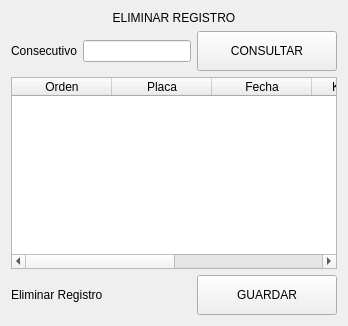
               <widget class="QWidget" name="page_eliminar">
                <layout class="QVBoxLayout" name="verticalLayout">
                 <item>
                  <widget class="QLabel" name="label_4">
                   <property name="text">
                    <string>ELIMINAR REGISTRO</string>
                   </property>
                   <property name="alignment">
                    <set>Qt::AlignCenter</set>
                   </property>
                  </widget>
                 </item>
                 <item>
                  <layout class="QHBoxLayout" name="horizontalLayout_10">
                   <item>
                    <widget class="QLabel" name="label_17">
                     <property name="text">
                      <string>Consecutivo</string>
                     </property>
                    </widget>
                   </item>
                   <item>
                    <widget class="QLineEdit" name="tBox_pgElim_Con"/>
                   </item>
                   <item>
                    <widget class="QPushButton" name="bt_pgElim_Con">
                     <property name="minimumSize">
                      <size>
                       <width>140</width>
                       <height>40</height>
                      </size>
                     </property>
                     <property name="text">
                      <string>CONSULTAR</string>
                     </property>
                    </widget>
                   </item>
                  </layout>
                 </item>
                 <item>
                  <widget class="QTableWidget" name="tabla_pgElim_OT">
                   <column>
                    <property name="text">
                     <string>Orden</string>
                    </property>
                   </column>
                   <column>
                    <property name="text">
                     <string>Placa</string>
                    </property>
                   </column>
                   <column>
                    <property name="text">
                     <string>Fecha</string>
                    </property>
                   </column>
                   <column>
                    <property name="text">
                     <string>Kilometraje</string>
                    </property>
                   </column>
                   <column>
                    <property name="text">
                     <string>Trabajo</string>
                    </property>
                   </column>
                   <column>
                    <property name="text">
                     <string>Repuesto</string>
                    </property>
                   </column>
                  </widget>
                 </item>
                 <item>
                  <layout class="QHBoxLayout" name="horizontalLayout_6">
                   <item>
                    <widget class="QLabel" name="lb_pgElim_Save">
                     <property name="text">
                      <string>Eliminar Registro</string>
                     </property>
                    </widget>
                   </item>
                   <item>
                    <spacer name="horizontalSpacer_7">
                     <property name="orientation">
                      <enum>Qt::Horizontal</enum>
                     </property>
                     <property name="sizeHint" stdset="0">
                      <size>
                       <width>40</width>
                       <height>20</height>
                      </size>
                     </property>
                    </spacer>
                   </item>
                   <item>
                    <widget class="QPushButton" name="bt_pgElim_Save">
                     <property name="minimumSize">
                      <size>
                       <width>140</width>
                       <height>40</height>
                      </size>
                     </property>
                     <property name="text">
                      <string>GUARDAR</string>
                     </property>
                    </widget>
                   </item>
                  </layout>
                 </item>
                </layout>
               </widget>
